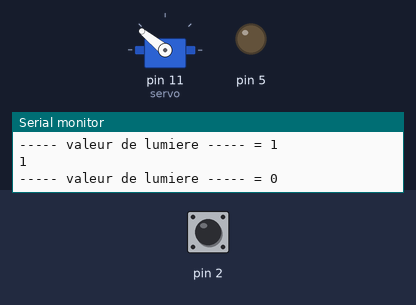
A sketch run on a simulated Arduino Uno, built with avr-gcc and run on an emulated ATmega328P. Parts: servo, output pins drawn as LEDs (lit = HIGH), the last lines printed to the serial monitor. The test bench sets the inputs (shaded band); at power-on: pin 2 HIGH.

Above: at 4.6 s.
4.7 s: pin 2 driven LOW
At 4.88 s:
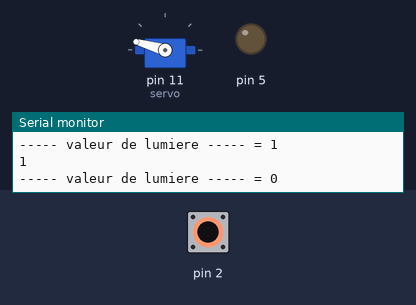
At 6.4 s:
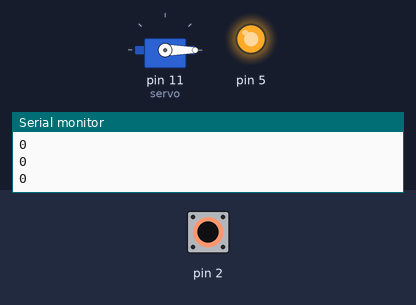
7.3 s: pin 2 driven HIGH
At 9.32 s:
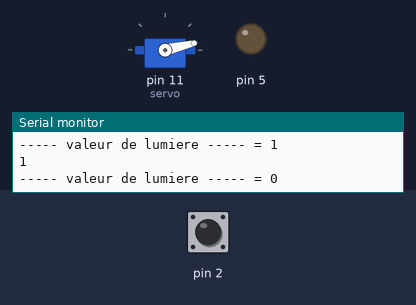
10.8 s: pin 2 pulsed LOW 2 times (0.12 s each, 0.3 s apart)
Timing chart, 0 to 26.2 s (numbered marks = the images above; inputs shaded):
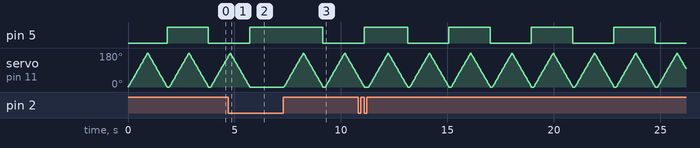

The sketch:

NOX_BOX_1_.ino
```cpp
#include <Servo.h>
const int t = 5;
Servo servo;
bool lumiere = false;

void setup() {
  servo.attach(11);
  pinMode(2,INPUT);
  pinMode(5,OUTPUT);
  servo.write(0);
  Serial.begin(9600);
}

void loop() {
  bool interrupteur = false;
  interrupteur = digitalRead(2);
  bool a = interrupteur && lumiere;


  if (a == false and interrupteur == true){
    Serial.print("----- valeur de lumiere ----- = ");
    Serial.println(lumiere);
    // Fait bouger le bras de 0° à 180°
    for (int position = 0; position <= 180; position++){
      servo.write(position);
      delay(t);
    }
    for (int position = 180; position >= 0; position--){
      servo.write(position);
      delay(t);
    }
    lumiere = true;
    digitalWrite(5,HIGH);
    delay(100);
  }


  if (a == true){
        Serial.print("----- valeur de lumiere ----- = ");
        Serial.println(lumiere);
        // Fait bouger le bras de 0° à 180°
        for (int position = 0; position <= 180; position++){
          servo.write(position);
          delay(t);
        }
      for (int position = 180; position >= 0; position--){
        servo.write(position);
        delay(t);
      }
      lumiere = false;
      digitalWrite(5,LOW);
      delay(100);
  }

  if (interrupteur == false){
    delay(100);
  }

  Serial.println(interrupteur);
}
```

Measured:
- after the input at 4.7 s, servo on pin 11 (servo): goes on until 5.7 s, then stays 0°
